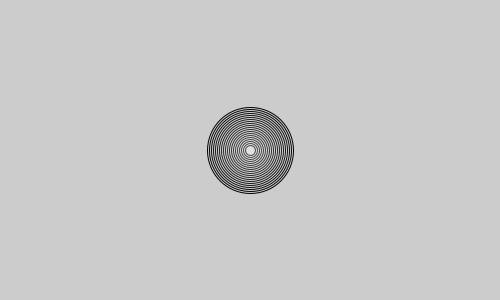
Frame 1 (no input)
Frame 60 (the mouse pressed at the canvas centre just before this capture): blank canvas, image omitted
Frame 120 (the mouse held since frame 60 and released just before this capture): blank canvas, image omitted

The Processing sketch that drew this single still picture (run headless with seeded random() and noise(); from frame 60 on, the mouse is pressed at the canvas centre):

// Processing sketch: processing_41030
// ── processing_41030.pde

// example program from Pearson (2011), p.28
// explaining the frame loop in processing

int diam = 10;  
float centX, centY; 

void setup() {    
  size(500, 300); 
  frameRate(10);  // 24 frames per second                                     
  smooth(); 
  centX = width/2; 
  centY = height/2; 
  stroke(0); 
  strokeWeight(1); 
  fill(255, 5);
} 

void draw() {
  for (int i=0; i < 20; i++) {
    stroke(0);  //Set the color to white
    if (diam <= 1000)  
      ellipse(centX, centY, diam, diam);  
      diam += 4;  // increases diameter for next loop
    }
}
